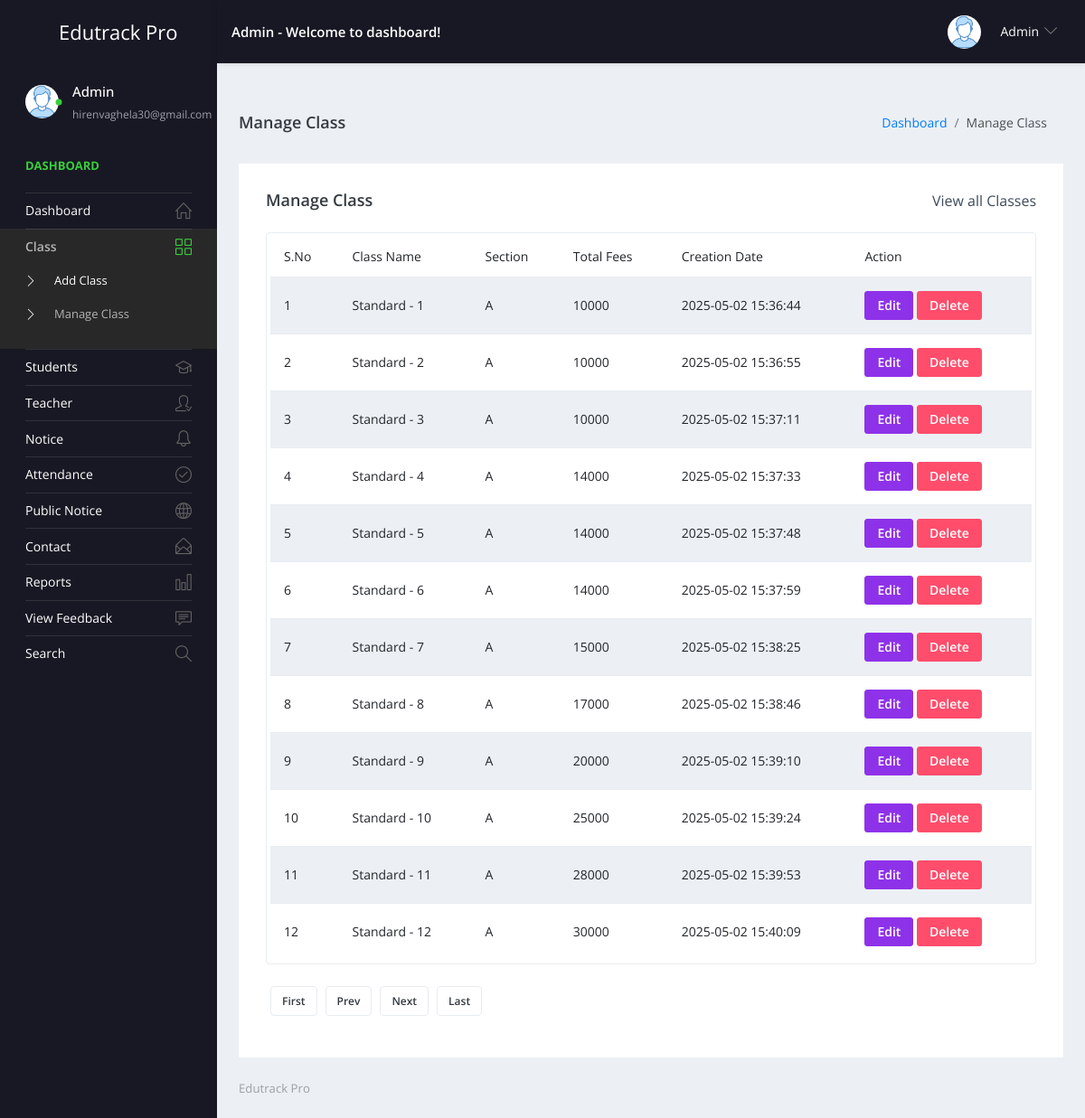
The app's page /admin/manage-class.php (signed in) with its own data.
### tables this page shows
CREATE TABLE `tblclass` (
  `ID` int(200) NOT NULL,
  `ClassName` varchar(50) DEFAULT NULL,
  `Section` varchar(20) DEFAULT NULL,
  `fees` varchar(200) DEFAULT NULL,
  `CreationDate` timestamp NULL DEFAULT current_timestamp()
);

### admin/manage-class.php (the view, shortened to what this page needs)
<?php
include('includes/dbconnection.php');
if (strlen($_SESSION['sturecmsaid'] == 0)) {
  header('location:logout.php');
} else {
?>
  <!DOCTYPE html>
  <html lang="en">
  <head>
    <link rel="stylesheet" href="vendors/simple-line-icons/css/simple-line-icons.css">
    <link rel="stylesheet" href="vendors/flag-icon-css/css/flag-icon.min.css">
    <link rel="stylesheet" href="vendors/css/vendor.bundle.base.css">
    <link rel="stylesheet" href="vendors/select2/select2.min.css">
    <link rel="stylesheet" href="vendors/select2-bootstrap-theme/select2-bootstrap.min.css">
    <link rel="stylesheet" href="css/style.css" />
    <link rel="stylesheet" href="vendors/css/vendor.bundle.base.css">
    <link rel="stylesheet" href="css/style.css" />
  </head>
  <body>
    <div class="container-scroller">
      <?php include_once('includes/header.php'); ?>
      <div class="container-fluid page-body-wrapper">
        <?php include_once('includes/sidebar.php'); ?>
        <div class="main-panel">
          <div class="content-wrapper">
            <div class="page-header">
              <h3 class="page-title">Manage Class</h3>
              <nav aria-label="breadcrumb">
                <ol class="breadcrumb">
                  <li class="breadcrumb-item"><a href="dashboard.php">Dashboard</a></li>
                  <li class="breadcrumb-item active" aria-current="page">Manage Class</li>
                </ol>
              </nav>
            </div>
            <div class="row">
              <div class="col-md-12 grid-margin stretch-card">
                <div class="card">
                  <div class="card-body">
                    <div class="d-sm-flex align-items-center mb-4">
                      <h4 class="card-title mb-sm-0">Manage Class</h4>
                      <a href="#" class="text-dark ml-auto mb-3 mb-sm-0">View all Classes</a>
                    </div>
                    <div class="table-responsive border rounded p-1 desktop-table">
                      <table class="table table-striped table-hover">
                        <thead>
                          <tr>
                            <th>S.No</th>
                            <th>Class Name</th>
                            <th>Section</th>
                            <th>Total Fees</th>
                            <th>Creation Date</th>
                            <th>Action</th>
                          </tr>
                        </thead>
                        <tbody>
                          <?php
                          $pageno = isset($_GET['pageno']) ? $_GET['pageno'] : 1;
                          $no_of_records_per_page = 15;
                          $offset = ($pageno - 1) * $no_of_records_per_page;
                          $ret = "SELECT ID FROM tblclass";
                          $query1 = $dbh->prepare($ret);
                          $query1->execute();
                          $total_rows = $query1->rowCount();
                          $total_pages = ceil($total_rows / $no_of_records_per_page);
                          $sql = "SELECT * FROM tblclass LIMIT $offset, $no_of_records_per_page";
                          $query = $dbh->prepare($sql);
                          $query->execute();
                          $results = $query->fetchAll(PDO::FETCH_OBJ);
                          $cnt = 1;
                          foreach ($results as $row) {
                          ?>
                            <tr>
                              <td><?php echo htmlentities($cnt); ?></td>
                              <td><?php echo htmlentities($row->ClassName); ?></td>
                              <td><?php echo htmlentities($row->Section); ?></td>
                              <td><?php echo htmlentities($row->fees); ?></td>
                              <td><?php echo htmlentities($row->CreationDate); ?></td>
                              <td>
                                <div>
                                  <a href="edit-class-detail.php?editid=<?php echo htmlentities($row->ID); ?>" class="btn btn-info btn-sm">Edit</a>
                                  <a href="manage-class.php?delid=<?php echo htmlentities($row->ID); ?>" onclick="return confirm('Do you really want to Delete ?');" class="btn btn-danger btn-sm">Delete</a>
                                </div>
                              </td>
                            </tr>
                          <?php $cnt++;
                          } ?>
                        </tbody>
                      </table>
                    </div>
                    <nav class="mt-4">
                      <ul class="pagination flex-wrap">
                        <li class="page-item <?php echo ($pageno <= 1) ? 'disabled' : ''; ?>">
                          <a class="page-link" href="?pageno=1">First</a>
                        </li>
                        <li class="page-item <?php echo ($pageno <= 1) ? 'disabled' : ''; ?>">
                          <a class="page-link" href="<?php echo ($pageno <= 1) ? '#' : '?pageno=' . ($pageno - 1); ?>">Prev</a>
                        </li>
                        <li class="page-item <?php echo ($pageno >= $total_pages) ? 'disabled' : ''; ?>">
                          <a class="page-link" href="<?php echo ($pageno >= $total_pages) ? '#' : '?pageno=' . ($pageno + 1); ?>">Next</a>
                        </li>
                        <li class="page-item">
                          <a class="page-link" href="?pageno=<?php echo $total_pages; ?>">Last</a>
                        </li>
                      </ul>
                    </nav>
                  </div>
                </div>
              </div>
            </div>
          </div>
          <?php include_once('includes/footer.php'); ?>
        </div>
      </div>
    </div>
  </body>
  </html>
<?php } ?>

### admin/includes/header.php (shortened to what this page needs)
<nav class="navbar default-layout-navbar col-lg-12 col-12 p-0 fixed-top d-flex flex-row flex-wrap" style="background-color: #181824; overflow: visible;">
  <div class="navbar-brand-wrapper d-flex align-items-center justify-content-center px-3">
    <a class="navbar-brand brand-logo d-none d-lg-block" href="dashboard.php">
      <strong style="color: white; font-size: 22px; white-space: nowrap;">Edutrack Pro</strong>
    </a>
  </div>
  <?php
  $aid = $_SESSION['sturecmsaid'];
  $sql = "SELECT * FROM tbladmin WHERE ID = :aid";
  $query = $dbh->prepare($sql);
  $query->bindParam(':aid', $aid, PDO::PARAM_STR);
  $query->execute();
  $results = $query->fetchAll(PDO::FETCH_OBJ);
  if ($query->rowCount() > 0) {
    foreach ($results as $row) {
  ?>
      <div class="navbar-menu-wrapper d-flex align-items-center justify-content-between flex-grow-1 flex-wrap px-3">
        <h6 class="mb-0 font-weight-medium d-none d-md-inline" style="color: white;">
          <?php echo htmlentities($row->AdminName); ?> - Welcome to dashboard!
        </h6>
        <ul class="navbar-nav navbar-nav-right d-flex align-items-center ml-auto">
          <li class="nav-item dropdown user-dropdown position-relative">
            <a class="nav-link dropdown-toggle d-flex align-items-center" id="UserDropdown" href="#" role="button" data-toggle="dropdown" aria-expanded="false">
              <img class="img-xs rounded-circle" src="images/faces/face8.jpg" alt="Profile image">
              <span class="font-weight-normal ml-2" style="color: white;"><?php echo htmlentities($row->AdminName); ?></span>
            </a>
          </li>
        </ul>
      </div>
  <?php
    }
  }
  ?>
</nav>

### admin/includes/sidebar.php (shortened to what this page needs)
<nav class="sidebar sidebar-offcanvas" id="sidebar">
  <ul class="nav">
    <li class="nav-item nav-profile">
      <a href="#" class="nav-link">
        <div class="profile-image">
          <img class="img-xs rounded-circle" src="images/faces/face8.jpg" alt="profile image">
          <div class="dot-indicator bg-success"></div>
        </div>
        <div class="text-wrapper">
          <?php
          $aid = $_SESSION['sturecmsaid'];
          $sql = "SELECT * from tbladmin where ID=:aid";
          $query = $dbh->prepare($sql);
          $query->bindParam(':aid', $aid, PDO::PARAM_STR);
          $query->execute();
          $results = $query->fetchAll(PDO::FETCH_OBJ);
          $cnt = 1;
          if ($query->rowCount() > 0) {
            foreach ($results as $row) { ?>
              <p class="profile-name"><?php echo htmlentities($row->AdminName); ?></p>
              <p class="designation"><?php echo htmlentities($row->Email); ?></p><?php $cnt = $cnt + 1;
                                                                                }
                                                                              } ?>
        </div>
      </a>
    </li>
    <li class="nav-item nav-category">
      <span class="nav-link">Dashboard</span>
    </li>
    <li class="nav-item">
      <a class="nav-link" href="dashboard.php">
        <span class="menu-title">Dashboard</span>
        <i class="icon-home menu-icon"></i>
      </a>
    </li>
    <li class="nav-item">
      <a class="nav-link" data-toggle="collapse" href="#ui-basic" aria-expanded="false" aria-controls="ui-basic">
        <span class="menu-title">Class</span>
        <i class="icon-grid menu-icon"></i>
      </a>
      <div class="collapse" id="ui-basic">
        <ul class="nav flex-column sub-menu">
          <li class="nav-item"> <a class="nav-link" href="add-class.php">Add Class</a></li>
          <li class="nav-item"> <a class="nav-link" href="manage-class.php">Manage Class</a></li>
        </ul>
      </div>
    </li>
    <li class="nav-item">
      <a class="nav-link" data-toggle="collapse" href="#ui-basic1" aria-expanded="false" aria-controls="ui-basic1">
        <span class="menu-title">Students</span>
        <i class="icon-graduation menu-icon"></i>
      </a>
    </li>
    <li class="nav-item">
      <a class="nav-link" data-toggle="collapse" href="#ui-basic2" aria-expanded="false" aria-controls="ui-basic2">
        <span class="menu-title">Teacher</span>
        <i class="icon-user-following menu-icon"></i>
      </a>
    </li>
    <li class="nav-item">
      <a class="nav-link" data-toggle="collapse" href="#auth" aria-expanded="false" aria-controls="auth">
        <span class="menu-title">Notice</span>
        <i class="icon-bell menu-icon"></i>
      </a>
    </li>
    <li class="nav-item">
      <a class="nav-link" data-toggle="collapse" href="#at" aria-expanded="false" aria-controls="at">
        <span class="menu-title">Attendance</span>
        <i class="icon-check menu-icon"></i>
      </a>
    </li>
    <li class="nav-item">
      <a class="nav-link" data-toggle="collapse" href="#auth1" aria-expanded="false" aria-controls="auth1">
        <span class="menu-title">Public Notice</span>
        <i class="icon-globe menu-icon"></i>
      </a>
    </li>
    <li class="nav-item">
      <a class="nav-link" data-toggle="collapse" href="#auth2" aria-expanded="false" aria-controls="auth2">
        <span class="menu-title">Contact</span>
        <i class="icon-envelope-open menu-icon"></i>
      </a>
    </li>
    <li class="nav-item">
      <a class="nav-link" data-toggle="collapse" href="#auth22" aria-expanded="false" aria-controls="auth22">
        <span class="menu-title">Reports</span>
        <i class="icon-chart menu-icon"></i>
      </a>
    </li>
    <li class="nav-item">
      <a class="nav-link" href="view-feedback.php">
        <span class="menu-title">View Feedback</span>
        <i class="icon-speech menu-icon"></i>
      </a>
    </li>
    <li class="nav-item">
      <a class="nav-link" href="search.php">
        <span class="menu-title">Search</span>
        <i class="icon-magnifier menu-icon"></i>
      </a>
    </li>
  </ul>
</nav>

### admin/includes/footer.php
<footer class="footer">
  <div class="d-sm-flex justify-content-center justify-content-sm-between">
    <span class="text-muted d-block text-center text-sm-left d-sm-inline-block" style="color: blue;">Edutrack Pro</span>
  </div>
</footer>

### admin/manage-class.php (style rules this page uses)
@media (min-width: 768px) { .desktop-table { display: block; } }

### admin/includes/header.php (style rules this page uses)
.navbar-menu-wrapper { position: relative; z-index: 1050 !important; overflow: visible !important; }
.navbar-nav-right { overflow: visible !important; position: relative; z-index: 1060; }

### records on screen
tblclass: ClassName "Standard - 1", Section "A", fees "10000", CreationDate "2025-05-02 15:36:44"
tblclass: ClassName "Standard - 2", Section "A", fees "10000", CreationDate "2025-05-02 15:36:55"
tblclass: ClassName "Standard - 3", Section "A", fees "10000", CreationDate "2025-05-02 15:37:11"
tblclass: ClassName "Standard - 4", Section "A", fees "14000", CreationDate "2025-05-02 15:37:33"
tblclass: ClassName "Standard - 5", Section "A", fees "14000", CreationDate "2025-05-02 15:37:48"
tblclass: ClassName "Standard - 6", Section "A", fees "14000", CreationDate "2025-05-02 15:37:59"
tblclass: ClassName "Standard - 7", Section "A", fees "15000", CreationDate "2025-05-02 15:38:25"
tblclass: ClassName "Standard - 8", Section "A", fees "17000", CreationDate "2025-05-02 15:38:46"
tblclass: ClassName "Standard - 9", Section "A", fees "20000", CreationDate "2025-05-02 15:39:10"
tblclass: ClassName "Standard - 10", Section "A", fees "25000", CreationDate "2025-05-02 15:39:24"
tblclass: ClassName "Standard - 11", Section "A", fees "28000", CreationDate "2025-05-02 15:39:53"
tblclass: ClassName "Standard - 12", Section "A", fees "30000", CreationDate "2025-05-02 15:40:09"

### other values on screen
$row->AdminName "Admin"
$row->Email "hirenvaghela30@gmail.com"
